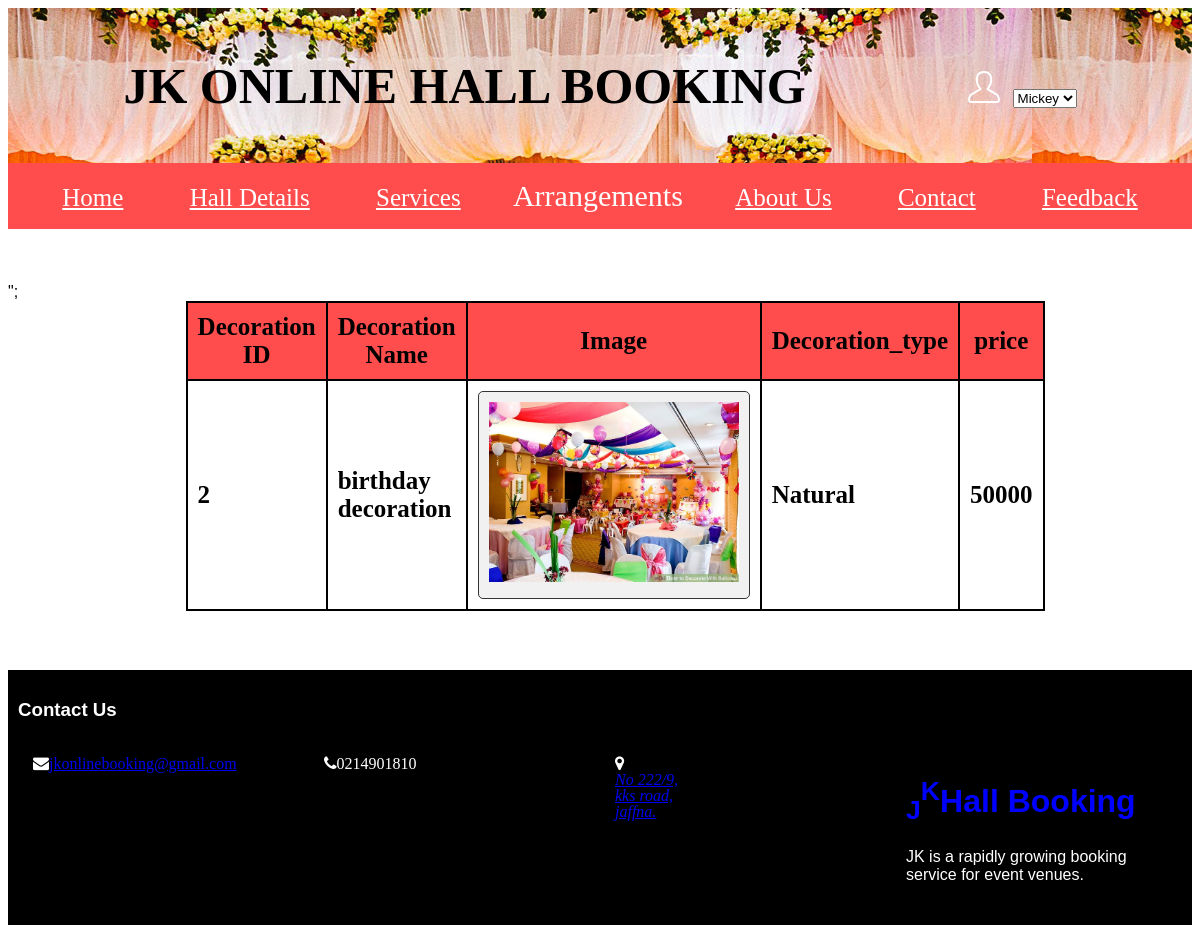
The app's page /hotel1/Decoration.php (signed in) with its own data.
### tables this page shows
CREATE TABLE IF NOT EXISTS `decoration` (
  `decoration_id` int(11) NOT NULL AUTO_INCREMENT,
  `decoration_name` varchar(250) NOT NULL,
  `decoration_type` varchar(250) NOT NULL,
  `image_link` varchar(250) NOT NULL,
  `price` int(11) NOT NULL,
  PRIMARY KEY (`decoration_id`)
);

### hotel1/Decoration.php (the view, shortened to what this page needs)
<?php
$con=new mysqli("localhost","root","","jkhall");
?>
<!DOCTYPE html>
<html>
<head>
	<link rel="stylesheet" href="https://cdnjs.cloudflare.com/ajax/libs/font-awesome/4.7.0/css/font-awesome.min.css">
</head>
<body>
<div class="header col-12">
	<h1 style="font-family:Papyrus">JK ONLINE HALL BOOKING  <?php  if (isset($_SESSION['CustomerID'])) {
                             $row= $_SESSION['fname'];}  ?>
                              <img src="Images/user.png" style="padding-top:5px;margin-left:150px;">
                           <select name="forma" onchange="location=this.value;">
                          <option value=""> <a class="navbar-brand" href=" " style="color:Red;margin-left:150px;"><?php echo $row; ?></a></option>
                          </select></h1>
		</div>
		<nav class="navbar navbar-light" style="background-color:#16242D;">
										<div class="menu" style="font-family:navfont; font-color:White;">
												<div id="navcontent">
												<br>
													<a class="navbar-brand" style="color:White;" href="home_cus.php">Home</a>
													<a class="navbar-brand" style="color:White;" href="halldetails_cus.php">Hall Details</a>
													<a class="navbar-brand" style="color:White;" href="Services.php">Services</a>
													<div class="dropdown">
													<button class="dropbtn" style=" font-family:Times New Roman;">Arrangements</button>
														</div>
													<a class="navbar-brand" style="color:White;" href="aboutus_cus.php">About Us</a>
												    <a class="navbar-brand" href="contact_cus.php" style="color:White;">Contact</a>
													<a class="navbar-brand" style="color:White;" href="feedback.php">Feedback</a>
													<br>
		</nav>
										</div>						<br>
										<br>
										<br>
										<table id="customers">
            <tr>
                <th>Decoration ID</th>
                <th>Decoration Name</th>
                <th>Image</th>
				<th>Decoration_type</th>
                <th>price</th>
            </tr>
										<?php
										$sql = "SELECT * FROM decoration";
if($result = mysqli_query($con, $sql)){
    if(mysqli_num_rows($result) > 0){
        while($row = mysqli_fetch_array($result)){
            echo "<tr>";
                echo "<td>" . $row['decoration_id'] . "</td>";
                echo "<td>" . $row['decoration_name'] . "</td>";?>
                <td> <div style="border:1px solid #333; background-color:#f1f1f1; border-radius:5px; padding:10px;" align="center">
						<img  style="width:250px;height:180px" src="./images/<?php echo $row["image_link"]; ?>" class="img-responsive" /><br /></td>";<?php
				echo "<td>" . $row['decoration_type'] . "</td>";
                echo "<td>" . $row['price'] . "</td>";
            echo "</tr>";
        }
        echo "</table>";
    } else{
        echo "No records matching your query were found.";
    }
} else{
    echo "ERROR: Could not able to execute $sql. " . mysqli_error($con);
}
?>
													<div class="footer col-12">
	<div class="wrapper">
	<h3>Contact Us</h3>
	<div class="Media">
	<div class="col-3">
	<i class="fa fa-envelope" aria-hidden="true"><a href="https://mail.google.com">jkonlinebooking@gmail.com</a></i></div>
    	<div class="col-3">
	<i class="fa fa-phone" aria-hidden="true">0214901810</i></div>
		<div class="col-3">
    <i class="fa fa-map-marker" aria-hidden="true"><a href="https://www.google.lk/maps/place/Jaffna-Kankesanturai+Rd/@9.7386927,80.0222913,17z/data=!3m1!4b1!4m5!3m4!1s0x3affab4a55b614ef:0x4b8d9f0d125176db!8m2!3d9.7386927!4d80.02448"><address>No 222/9,<br>kks road,<br> jaffna.</address></a></i></div>
<div class="col-3">
<h1 style="text-shadow: 3px 2px black;color:blue;,font-family:Book Antiqua;,font-size:100"><sub>J</sub><sup>K</sup>Hall Booking</h1>
<p>JK is a rapidly growing booking service for event venues.</p></div>
</div>
</div>
</div>
</body>
</html>

### hotel1/Decoration.php (style rules this page uses)
* { box-sizing: border-box; }
.header::after { content: ""; clear: both; display: table; }
[class*="col-"] { float: left; padding: 15px; }
.col-3 { width: 25%; }
.col-12 { width: 100%; }
.header { background-image:url("b.jpg");; text-decoration: none; font-family:Broadway; color:black; font-size:25px; text-align:center; }
.menu { background-color:#ff4d4d; text-decoration: none; font-family:Times New Roman; color:white; font-size:25px; text-align:center; }
.footer { background-color: black; padding: 10px; text-align: left; color: white; }
.navbar-brand { padding:30px; }
#customers { font-family: Verdana; border-collapse: collapse; width: 50%; height:55%; margin-left:15%; margin-right:15%; margin-bottom:5%; font-weight:bold; font-size:25px; color:black; }
#customers th,td, #customers { border: 2px solid black; padding: 10px; }
#customers th { background-color:#ff4d4d; }
body { font-family: Verdana, sans-serif; }
.dropbtn { background-color: #ff4d4d; color: white; padding: 16px; font-size: 30px; border: none; font-family:Times New Roman; }
.dropdown { position: relative; display: inline-block; }

### records on screen
decoration: decoration_id "2", decoration_name "birthday decoration", image_link (picture), decoration_type "Natural", price "50000"
